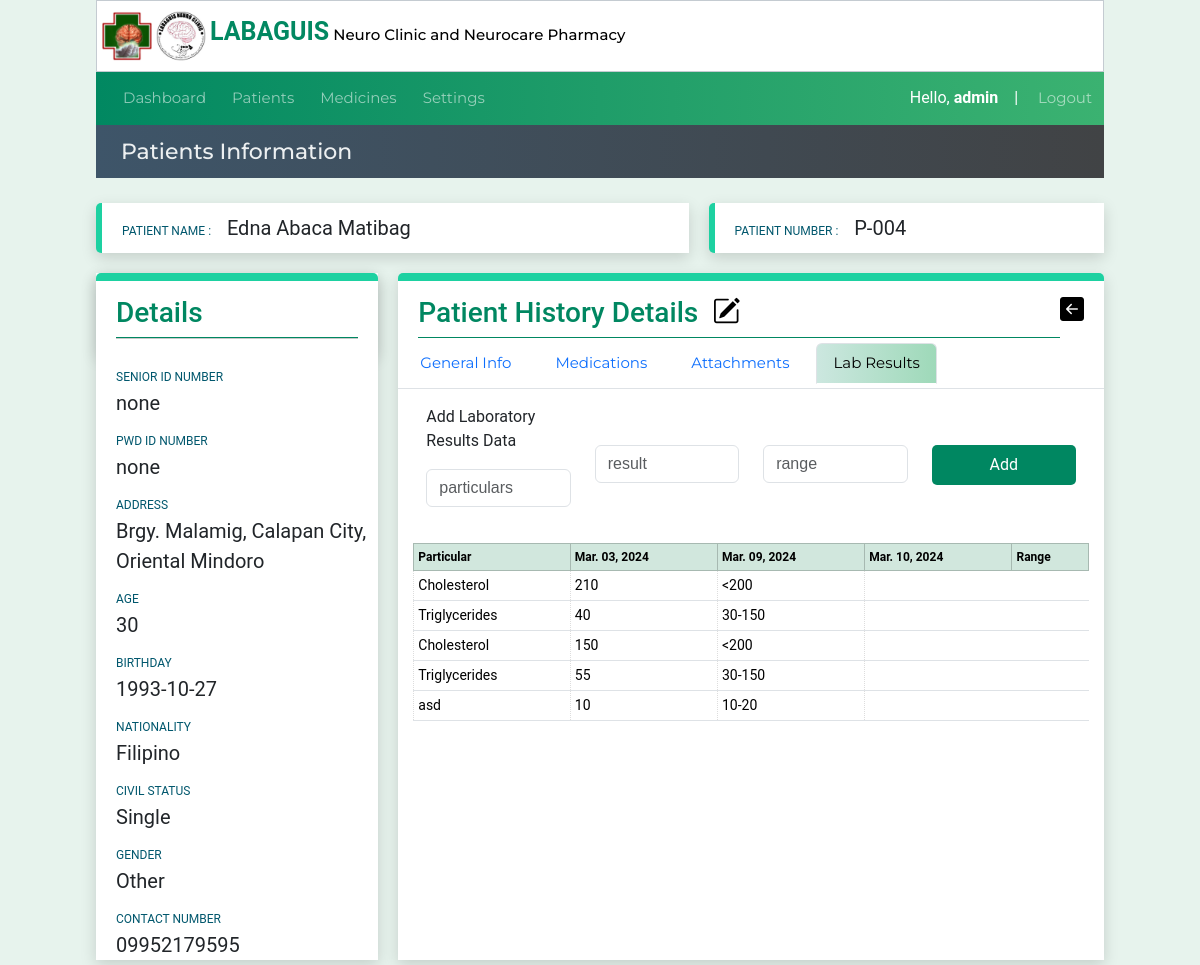
Screenshot of /patientinfo/31/patientlabresults_attachments/48 (signed in) with the database file from the repository.
### website/models.py (models this page shows, shortened)
class Patient(models.Model):
    created_at = models.DateTimeField(auto_now_add=True)
    patient_code=models.CharField(max_length=50)
    first_name = models.CharField(max_length=50)
    middle_name = models.CharField(max_length=50)
    last_name = models.CharField(max_length=50)
    age = models.CharField(max_length=50)
    bday = models.CharField(max_length=50,default='')
    civil_status = models.CharField(max_length=50,default='')
    gender = models.CharField(max_length=50)
    address = models.CharField(max_length=100)
    contact_number = models.CharField(max_length=50)
    srID = models.CharField(max_length=50,null=True, blank=True)
    pwdID = models.CharField(max_length=50,null=True, blank=True)
    nationality = models.CharField(max_length=50,null=True, blank=True)

class LabResults(models.Model):
    created_at = models.DateTimeField(auto_now_add=True)
    labresultdate=models.CharField(max_length=50,null=True, blank=True)
    patient_code=models.CharField(max_length=50,null=True, blank=True)
    labname = models.CharField(max_length=50,null=True, blank=True)
    labresult = models.CharField(max_length=50,null=True, blank=True)
    labrange= models.CharField(max_length=50,null=True, blank=True)

### website/views.py (the view, shortened to what this page needs)
# urls.py: path('patientinfo/<int:pk>/patientlabresults_attachments/<int:pkHistory>',views.patientmedinfo_labresults, name='patientmedinfo_labresults'),
@login_required(login_url="loginuser")
def patientmedinfo_labresults(request,pk,pkHistory,selectedmed=''):
    form =LabResultsForm()
    context=patientinfoData(pk)
    patienthistory_Data= Patienthistory.objects.get(id=pkHistory)
    pCode= context['pCode']
    context['patient_history']= patienthistory_Data
    context['labresultsDb']= LabResults.objects.filter(patient_code=pCode)
    context['labresultsDATEDb']= LabResults.objects.order_by().values('labresultdate').distinct().filter(patient_code=pCode)
    labnamelist=[]
    labresultlist=[]
    labresultDates=[]
    labDatadict={}
    for data in context['labresultsDb']:
        if not data.labname in labnamelist:
            labnamelist.append(data.labname)
            if not data.labresultdate in labresultlist:
                labresultlist.append(data.labresult)
                labresultDates.append(data.labresultdate)
    labDatadict['Particulars']=labnamelist
    labnamePD = pd.DataFrame(labDatadict)
    print(labnamePD)
    return render(request,'patientmedinfo-labresults.html',context)

### website/views.py (called while the page is built)
def patientinfoData(pk):
    medicines_list = Medicinelist.objects.all()
    patient_record = Patient.objects.get(id=pk)
    medicationrecord = Prescription.objects.filter(patient_code=patient_record.patient_code)
    context = { 'medicationrecord': medicationrecord,
               'patient_record':patient_record,
               'medicines_list':medicines_list,
               'pCode':patient_record.patient_code,
               'pID':pk,
               }
    return context

### website/templates/patientmedinfo-labresults.html (shortened to what this page needs)
{% extends 'patientinfo.html' %}
{% load custom_tags %}
{% load static %}
{% block btn-back %} <a href="{% url "patientinfo" pID%}">
  <h4 style="color:black;"><i class="bi bi-arrow-left-square-fill"></i></h4>
</a>{% endblock btn-back %}
{% block title %}
<div class="lbl-details ">
  <h3>Patient History Details &nbsp<a href="{% url "editmedicalhistory" pID patient_history.id  %}"><i
        class="bi iconcolor bi-pencil-square"></i></a></h3>
</div>
{% endblock title %}
{% block content1 %}
<ul class="nav nav-tabs">
  <li class="nav-item">
    <a class="nav-link" aria-current="page" href="{% url "patientmedinfo_geninfo" pID patient_history.id %}">General
      Info</a>
  </li>
  <li class="nav-item">
    <a class="nav-link" href="{% url "patientmedinfo_medications" pID patient_history.id %}">Medications</a>
  </li>
  <li class="nav-item">
    <a class="nav-link" href="{% url "patientmedinfo_attachments" pID patient_history.id %}">Attachments</a>
  </li>
  <li class="nav-item">
    <a class="nav-link active" href="{% url "patientmedinfo_labresults" pID patient_history.id %}">Lab Results</a>
  </li>
</ul>
<form method="POST">
<div class="row m-3">
  <div class="col-md-3">
    <label class="form-label">Add Laboratory Results Data</label>
    <input type="text" class="form-control mt-2" placeholder="particulars"
      name="labname" required>
  </div>
  <div class="col-md-3">
    <input type="text" class="form-control mt-3" placeholder="result"
      name="labresult" required>
  </div>
  <div class="col-md-3">
    <input type="text" class="form-control mt-3" placeholder="range"
      name="labrange" required>
  </div>
  <div class="col-md-3">
    <button class="btn btn-save form-control mt-3" type="submit" name="addlabresult">Add</button>
  </div>
</div>
</form>
<div class="medicalhistorytable">
  <table id="table-medicationss" class="table table-sm table-bordered ">
    <thead class="table-success bg-gradient">
        <th>Particular</th>
        {% for labresultsDb_data in labresultsDATEDb %}
        <th>{{labresultsDb_data.labresultdate}}</th>
        {% endfor %}
        <th>Range</th>
    </thead>
    <tbody>
     {% for labresultsDb_data in labresultsDb  %}
     <tr>
        <td>{{labresultsDb_data.labname}}</td>
        <td>{{labresultsDb_data.labresult}}</td>
        <td>{{labresultsDb_data.labrange}}</td>
    </tr>
     {% endfor %}
    </tbody>
  </table>
</div>
{% endblock content1 %}

### website/templates/patientinfo.html (shortened to what this page needs)
{% extends 'index.html' %}
{% load custom_tags %}
{% block pagetitle %}Patients Information{% endblock pagetitle %}
{% block content %}
<div class="info-row1">
  <div class="col1-info">
    <label class="lbl-pname">PATIENT NAME : &nbsp &nbsp </label>
    <label class="value-pname">{{patient_record.first_name}} {{patient_record.middle_name}}
      {{patient_record.last_name }}
    </label>
  </div>
  <div class="col2-info">
    <label class="lbl-pname">PATIENT NUMBER : &nbsp &nbsp</label>
    <label class="value-pname">{{patient_record.patient_code}} </label>
  </div>
</div>
<div class="info-row2">
  <div class="detials-container">
    <div class="pdetails-head">
      <div class="lbl-details">
        <h3>Details</h3>
      </div>
      <hr>
    </div>
    <div class="pdetails-body">
      <label class="lbl-pname">SENIOR ID NUMBER</label><br />
      <label class="value-pname">{{patient_record.srID}} </label>
    </div>
    <div class="pdetails-body">
      <label class="lbl-pname">PWD ID NUMBER</label><br />
      <label class="value-pname">{{patient_record.pwdID}} </label>
    </div>
    <div class="pdetails-body">
      <label class="lbl-pname">ADDRESS</label><br />
      <label class="value-pname">{{patient_record.address}} </label>
    </div>
    <div class="pdetails-body">
      <label class="lbl-pname">AGE</label><br />
      <label class="value-pname">{{patient_record.age}} </label>
    </div>
    <div class="pdetails-body">
      <label class="lbl-pname">BIRTHDAY</label><br />
      <label class="value-pname">{{patient_record.bday}} </label>
    </div>
    <div class="pdetails-body">
      <label class="lbl-pname">NATIONALITY</label><br />
      <label class="value-pname">{{patient_record.nationality}} </label>
    </div>
    <div class="pdetails-body">
      <label class="lbl-pname">CIVIL STATUS</label><br />
      <label class="value-pname">{{patient_record.civil_status}} </label>
    </div>
    <div class="pdetails-body">
      <label class="lbl-pname">GENDER</label><br />
      <label class="value-pname">{{patient_record.gender}} </label>
    </div>
    <div class="pdetails-body">
      <label class="lbl-pname">CONTACT NUMBER</label><br />
      <label class="value-pname">{{patient_record.contact_number}} </label>
    </div>
  </div>
  <div class="details-history">
    <div class="phistory-head">
      {% block title %}{% endblock title %}
      {% block btn-back%}{% endblock  %}
    </div>
    {% block content1 %}{% endblock content1 %}
</div>
</div>
{% endblock content %}

### website/templates/navbar.html (shortened to what this page needs)
<div class="header-main5" style="z-index: 2;">
    <nav class="navbar navbar-dark navbar-expand-md ">
        <div class="container-fluid" >
          <div class="collapse navbar-collapse" id="navbarNav">
            <ul class="navbar-nav">
              <li class="nav-item ">
                <a class="nav-link " aria-current="page" href="{% url "dashboard" %}">Dashboard</a>
              </li>
              <li class="nav-item">
                <a class="nav-link " href="{% url "patienttable" %}">Patients</a>
              </li>
              <li class="nav-item">
                <a class="nav-link" href="{% url "medications" %}">Medicines</a>
              </li>
              <li class="nav-item">
                <a class="nav-link" href="{% url "medicationsettings" %}">Settings</a>
              </li>
            </ul>
          </div>
          Hello,&nbsp <b>{{request.user}}</b> &nbsp &nbsp | &nbsp
        </div>
        <a class="nav-item nav-link navbar-nav" style="margin-right:10px;" href="{% url "logoutuser" %}">Logout</a>
      </nav>
</div>

### website/static/style.css (style rules this page uses)
* { box-sizing:border-box; margin: 0; padding: 0; font-family: 'Roboto', sans-serif; }
body { background-color: #e7f3ed; }
header li,a,strong, button { font-family: 'Montserrat', sans-serif; font-weight: 500; font-size: 13px; color: #edf0f1; text-decoration: none; padding: 0px 0px; margin: 0px 0px; }
.nav-link { font-size: 15px; }
.left-menu lu,li { font-size: 5px; text-decoration: none; color: black; padding: 5px; list-style: none; margin: 0; }
.btn-save { background: rgb(0,135,97); color: white; padding: 8px 20px; border-radius: 5px; border-style: none; }
table { width: 100%; }
th { padding: 10px; font-size: 12px; color: black; background-color: #b4c3d33c; }
tr { font-size: 14px; }
td { border: 1px dotted #ddd; width: auto; }
.info-row1 { display: inline-flex; width: 100%; }
.info-row2 { display: inline-flex; width: 100%; }
.lbl-pname { font-size:12px; color: #01576d; }
.value-pname { font-size: 20px; font-style: bold; }
.col1-info { margin: 20px 0; margin-right: 20px; padding: 10px 20px; background-color:white; width:60%; border-left: 6px solid #1dd1a1; border-radius: 5px 0 0 5px; box-shadow: 0 5px 15px 0 #00000026; }
.col2-info { margin: 20px 0; padding: 10px 20px; background-color:white; width:40%; border-left: 6px solid #1dd1a1; border-radius: 5px 0 0 5px; box-shadow: 0 5px 15px 0 #00000026; }
.pdetails-head { width: 100%; padding: 15px 20px; border-top: 8px solid #1dd1a1; border-radius: 5px 5px 0 0; box-shadow: 0 5px 15px 0 #00000026; }
.pdetails-body { padding-left:20px; padding-top: 10px; background-color: white; width: 100%; }
.lbl-details { color: rgb(0,135,97); border-bottom: 1px solid rgb(0,135,97); width: 100%; }
.detials-container { margin-right: 20px; display: block; width: 40%; box-shadow: 0 5px 15px 0 #00000026; background-color:white; }
hr { margin: 0; padding: 0; }
.details-history { background-color:white; width: 100%; border-top: 8px solid #1dd1a1; border-radius: 5px 5px 0 0; box-shadow: 0 5px 15px 0 #00000026; }
.phistory-head { display: inline-flex; width: 100%; padding: 15px 20px 0 20px; border-radius: 5px 5px 0 0; justify-content:space-between; }
.medicalhistorytable { padding: 15px; }
input, textarea, select { background-color: rgba(249, 255, 189, 0.3); padding: auto; font-family: 'Arial'; margin: 5px 0 5px 0; padding: 5px 0 5px 0; }
.header-main5 { height: 100%; margin: 0px 8%; background-color: #80c3e3; background: rgb(1,136,97); background: linear-gradient(90deg, rgba(1,136,97,1) 0%, rgba(31,157,105,1) 50%, rgba(59,178,113,1) 100%); color: white; }
.navbar { padding: 2px; }
.iconcolor { color: black; font-size: 28px; }
.reg-rows label,span,p,ul,li { font-size: 15px; }
.active { margin: 0px; color: white; background: rgb(0,135,97,0.3); background: linear-gradient(90deg, rgba(0,135,97,0.2) 0%, rgba(59,178,113,0.49343487394957986) 100%); }

### rows the page displays
Patient: first_name "Edna", middle_name "Abaca", last_name "Matibag", patient_code "P-004", srID "none", pwdID "none", address "Brgy. Malamig, Calapan City, Oriental Mindoro", age "30", bday "1993-10-27", nationality "Filipino", civil_status "Single", gender "Other", contact_number "09952179595"
LabResults: labname "Cholesterol", labresult "210", labrange "<200"
LabResults: labname "Triglycerides", labresult "40", labrange "30-150"
LabResults: labname "Cholesterol", labresult "150", labrange "<200"
LabResults: labname "Triglycerides", labresult "55", labrange "30-150"
LabResults: labname "asd", labresult "10", labrange "10-20"

### other values shown
{{ request.user }} "admin"
{{ labresultsDb_data.labresultdate }} "Mar. 03, 2024" "Mar. 09, 2024" "Mar. 10, 2024"
